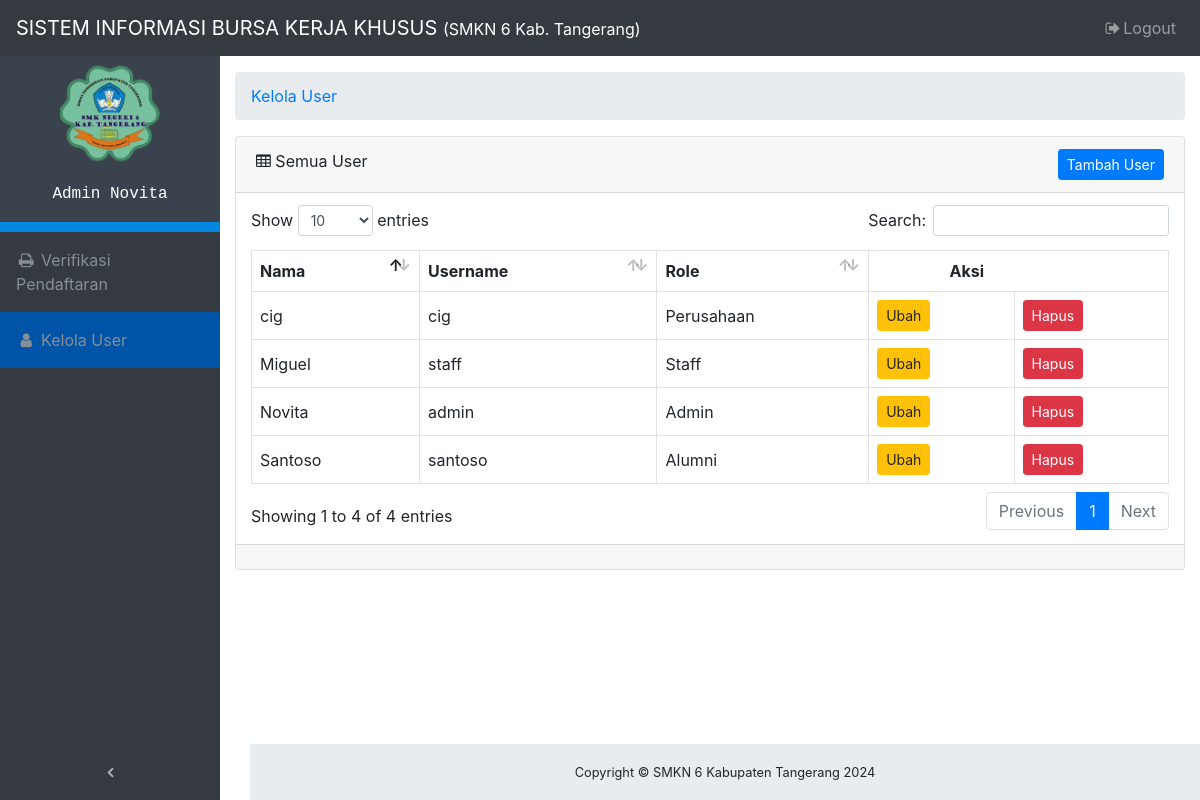
Screenshot of /admin/user.php (signed in) with the database file from the repository.
### tables this page shows
CREATE TABLE `user` (
  `id` int NOT NULL,
  `nisn` int NOT NULL,
  `nama` varchar(255) NOT NULL,
  `email` varchar(255) DEFAULT NULL,
  `telpon` varchar(255) DEFAULT NULL,
  `role` varchar(255) NOT NULL,
  `username` varchar(255) NOT NULL,
  `password` varchar(255) NOT NULL,
  `status` enum('Pending','Verified') DEFAULT 'Pending'
);

### admin/user.php (the view, shortened to what this page needs)
<?php
require_once("database.php");
$nama_user = isset($_SESSION["nama"]) ? $_SESSION["nama"] : '';
$role_user = isset($_SESSION["role"]) ? $_SESSION["role"] : '';
$statement = $db->query("SELECT * FROM user ORDER BY id DESC");
$results = $statement->fetchAll(PDO::FETCH_ASSOC);
?>
<!DOCTYPE html>
<html lang="en">
<head>
    <link href="vendor/bootstrap/css/bootstrap.css" rel="stylesheet">
    <link href="vendor/font-awesome/css/font-awesome.min.css" rel="stylesheet" type="text/css">
    <link href="vendor/datatables/dataTables.bootstrap4.css" rel="stylesheet">
    <link href="css/admin.css" rel="stylesheet">
</head>
<body class="fixed-nav sticky-footer" id="page-top">
    <nav class="navbar navbar-expand-lg navbar-dark bg-dark fixed-top" id="mainNav">
        <a class="navbar-brand" href="regis">SISTEM INFORMASI BURSA KERJA KHUSUS <small>(SMKN 6 Kab. Tangerang)</small></a>
        <div class="collapse navbar-collapse" id="navbarResponsive">
            <ul class="navbar-nav navbar-sidenav sidebar-menu" id="exampleAccordion">
            <li class="sidebar-profile nav-item" data-toggle="tooltip" data-placement="right" title="Admin">
                    <div class="profile-main">
                        <p class="image">
                            <img alt="image" src="images/logo.png" width="100">
                        </p>
                        <p>
                            <span class="user" style="font-family: monospace;"><?php echo $role_user; ?>&nbsp;<?php echo $nama_user; ?></span>
                        </p>
                    </div>
                </li>
                <?php if ($role_user == 'Admin'): ?>
                <li class="nav-item" data-toggle="tooltip" data-placement="right" title="Export">
                    <a class="nav-link" href="regis">
                        <i class="fa fa-fw fa-print"></i>
                        <span class="nav-link-text">Verifikasi Pendaftaran</span>
                    </a>
                </li>
                <li class="nav-item" data-toggle="tooltip" data-placement="right" title="Export"style="background-color: #0054a8;">
                    <a class="nav-link" href="user">
                        <i class="fa fa-fw fa-user"></i>
                        <span class="nav-link-text">Kelola User</span>
                    </a>
                </li>
                <?php endif; ?>
            </ul>
            <ul class="navbar-nav sidenav-toggler">
                <li class="nav-item">
                    <a class="nav-link text-center" id="sidenavToggler">
                        <i class="fa fa-fw fa-angle-left"></i>
                    </a>
                </li>
            </ul>
            <ul class="navbar-nav ml-auto">
                <li class="nav-item">
                    <a class="nav-link" data-toggle="modal" data-target="#exampleModal">
                        <i class="fa fa-fw fa-sign-out"></i>Logout
                    </a>
                </li>
            </ul>
        </div>
    </nav>
    <div class="content-wrapper">
        <div class="container-fluid">
            <ol class="breadcrumb">
                <li class="breadcrumb-item">
                    <a href="#">Kelola User</a>
                </li>
            </ol>
            <div class="card mb-3">
            <div class="card-header">
                <i class="fa fa-table"></i> Semua User
                <button class="btn btn-primary btn-sm float-right" data-toggle="modal" data-target="#addModal">Tambah User</button>
            </div>
                <div class="card-body">
                    <div class="table-responsive">
                        <table class="table table-bordered" id="dataTable" width="100%" cellspacing="0">
                            <thead>
                                <tr>
                                    <th>Nama</th>
                                    <th>Username</th>
                                    <th>Role</th>
                                    <th class="th-no-border sorting_asc_disabled sorting_desc_disabled" style="text-align:right">Aksi</th>
                                    <th class="sorting_asc_disabled sorting_desc_disabled"></th>
                                </tr>
                            </thead>
                            <tbody>
                                <?php foreach ($results as $key): ?>
                                <tr id="row_<?php echo $key['id']; ?>">
                                    <td><?php echo $key['nama']; ?></td>
                                    <td><?php echo $key['username']; ?></td>
                                    <td><?php echo $key['role']; ?></td>
                                    <td class="td-no-border">
                                        <button class="btn btn-warning btn-sm" onclick="showEdit(<?php echo $key['id']; ?>)">Ubah</button>
                                    </td>
                                    <td class="td-no-border">
                                        <button class="btn btn-danger btn-sm" onclick="showDelete(<?php echo $key['id']; ?>)">Hapus</button>
                                    </td>
                                </tr>
                                <?php endforeach; ?>
                            </tbody>
                        </table>
                    </div>
                </div>
                <div class="card-footer small text-muted"></div>
            </div>
        </div>
        <footer class="sticky-footer">
            <div class="container">
                <div class="text-center">
                    <small>Copyright © SMKN 6 Kabupaten Tangerang 2024</small>
                </div>
            </div>
        </footer>
    </div>
</body>
</html>

### admin/css/admin.css (style rules this page uses)
html { position: relative; min-height: 100%; }
body { overflow-x: hidden; }
body.sticky-footer { margin-bottom: 56px; }
body.sticky-footer .content-wrapper { min-height: calc(100vh - 56px - 56px); }
body.fixed-nav { padding-top: 56px; }
.content-wrapper { min-height: calc(100vh - 56px); padding-top: 1rem; }
#mainNav .navbar-collapse { overflow: auto; max-height: 75vh; }
#mainNav .navbar-collapse .navbar-nav .nav-item .nav-link { cursor: pointer; }
#mainNav .navbar-collapse .sidenav-toggler { display: none; }
@media (min-width: 992px) { #mainNav .navbar-brand { width: 250px; } }
@media (min-width: 992px) { #mainNav .navbar-collapse { overflow: visible; max-height: none; } }
@media (min-width: 992px) { #mainNav .navbar-collapse .navbar-sidenav { position: absolute; top: 0; left: 0; -webkit-flex-direction: column; -ms-flex-direction: column; flex-direction: column; margin-top: 56px; } }
@media (min-width: 992px) { #mainNav .navbar-collapse .navbar-sidenav > .nav-item { width: 220px; padding: 0; } }
@media (min-width: 992px) { #mainNav .navbar-collapse .navbar-sidenav > .nav-item > .nav-link { padding: 1em; } }
#mainNav.fixed-top .sidenav-toggler { display: none; }
@media (min-width: 992px) { #mainNav.fixed-top .navbar-sidenav { height: calc(110vh - 112px); } }
@media (min-width: 992px) { #mainNav.fixed-top .sidenav-toggler { position: absolute; top: 0; left: 0; display: flex; -webkit-flex-direction: column; -ms-flex-direction: column; flex-direction: column; margin-top: calc(100vh - 56px); } }
@media (min-width: 992px) { #mainNav.fixed-top .sidenav-toggler > .nav-item { width: 220px; padding: 0; } }
@media (min-width: 992px) { #mainNav.fixed-top .sidenav-toggler > .nav-item > .nav-link { padding: 1em; } }
#mainNav.fixed-top.navbar-dark .sidenav-toggler a i { color: #adb5bd; }
.content-wrapper { overflow-x: hidden; background: white; }
@media (min-width: 992px) { .content-wrapper { margin-left: 220px; } }
#sidenavToggler i { font-weight: 800; }
#mainNav.navbar-dark .navbar-collapse .navbar-sidenav > .nav-item > .nav-link { color: #868e96; }
@media (min-width: 992px) { #mainNav.navbar-dark .navbar-collapse .navbar-sidenav { background: #343a40; } }
footer.sticky-footer { position: absolute; right: 0; bottom: 0; width: 100%; height: 56px; background-color: #e9ecef; line-height: 55px; }
@media (min-width: 992px) { footer.sticky-footer { width: calc(100% - 250px); } }
ul.sidebar-menu li.sidebar-profile { background-color: #3A434D; padding: 10px; color: #fff; text-align: center; border-bottom: 10px solid #0086df; }
ul.sidebar-menu li.sidebar-profile .image img { border-radius: 0%; }
ul.sidebar-menu li.sidebar-profile .profile-main { margin-top: 8px; }
table th.th-no-border { border: none; }

### rows the page displays
user: nama "Santoso", username "santoso", role "Alumni"
user: nama "cig", username "cig", role "Perusahaan"
user: nama "Miguel", username "staff", role "Staff"
user: nama "Novita", username "admin", role "Admin"

### other values shown
$role_user "Admin"
$nama_user "Novita"
